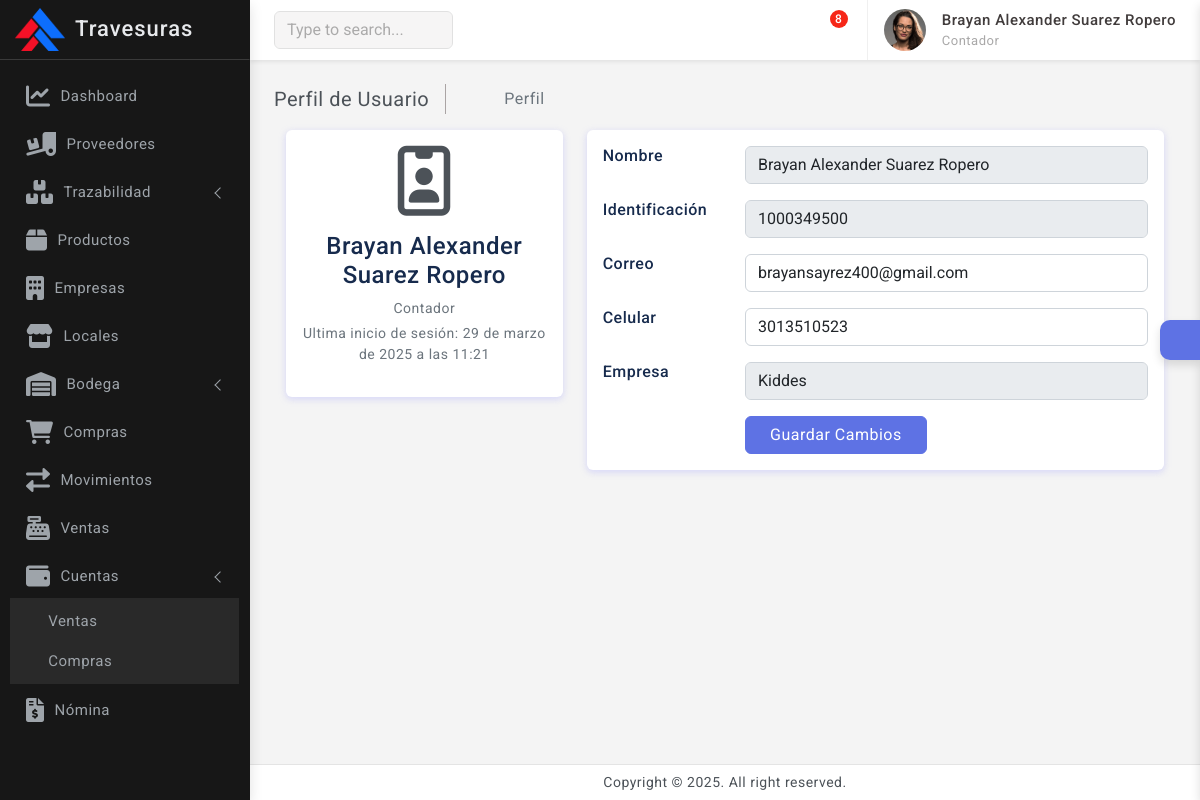
/profile/ (signed in), run on an earlier commit of the app's database.
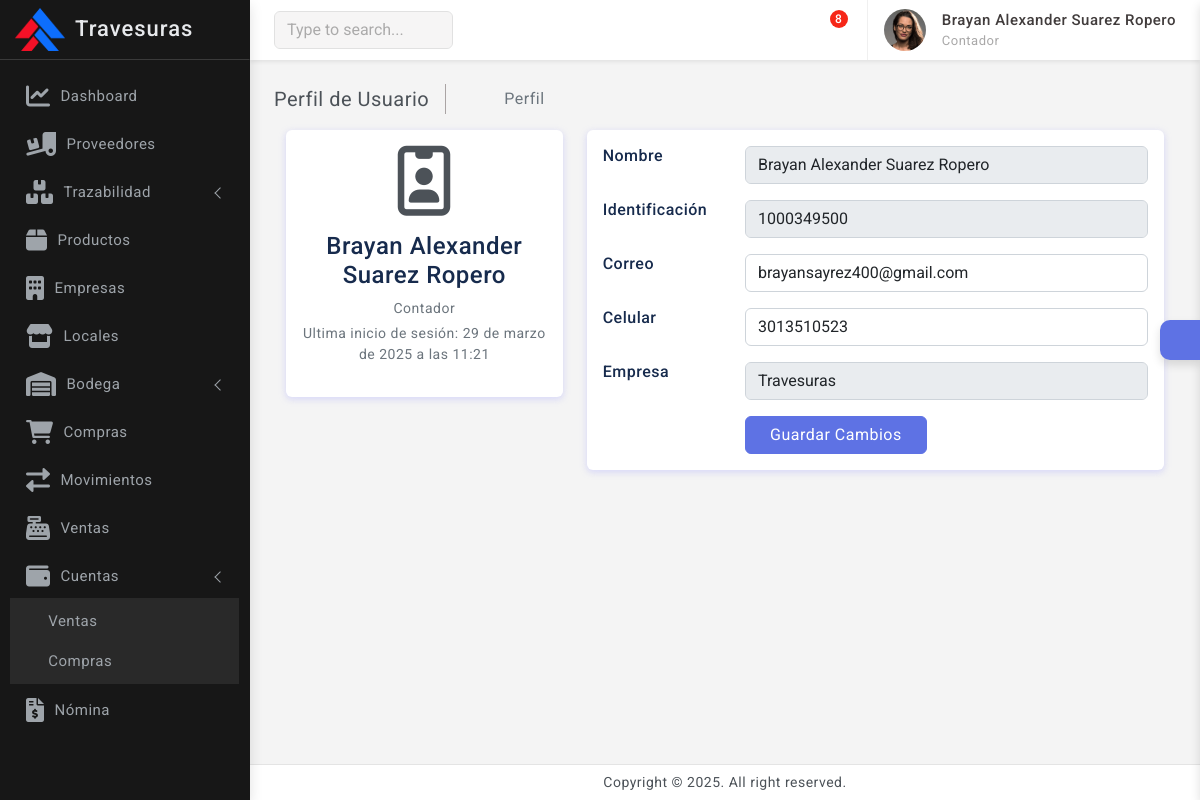
And on a later commit of the database.
### empresas/models.py (models this page shows)
class Empresa(models.Model):
    razon_social            = models.CharField(max_length=100)
    nit                     = models.CharField(max_length=20, unique=True)
    telefono                = models.CharField(max_length=20, unique=True)
    correo                  = models.EmailField(max_length=100, unique=True)
    logo                    = models.ImageField(upload_to='empresas', blank=False, null=False)
    def __str__(self):
        return self.razon_social

### usuarios/models.py (models this page shows, shortened)
class PerfilUsuario(models.Model):
    usuario                             = models.OneToOneField(Usuario, on_delete=models.CASCADE)
    nombre                              = models.CharField(max_length=50)
    apellido                            = models.CharField(max_length=50)
    documento                           = models.IntegerField(unique=True)
    telefono                            = models.IntegerField(unique=True)
    cargo                               = models.ForeignKey(Cargo, on_delete=models.CASCADE, related_name="Cargo")
    def full_name(self):
        return f'{self.nombre} {self.apellido}'

class Cargo(models.Model):
    nombre  = models.CharField(max_length=50, unique=True)
    area    = models.ForeignKey(Area, on_delete=models.CASCADE, related_name="Area_relacionada")
    def __str__(self):
        return self.nombre

class Usuario(AbstractBaseUser, PermissionsMixin):
    username                = models.CharField(max_length=50, unique=True)
    email                   = models.EmailField(max_length=100, unique=True)
    cargo                   = models.ForeignKey("Cargo", on_delete=models.SET_NULL, null=True, blank=True)
    date_joined             = models.DateTimeField(auto_now_add=True)
    last_login              = models.DateTimeField(auto_now_add=True)
    is_staff                = models.BooleanField(default=False)
    is_active               = models.BooleanField(default=False)
    is_superuser            = models.BooleanField(default=False)
    USERNAME_FIELD = 'username'
    REQUIRED_FIELDS = ['email']
    objects = MyAccountManager()

### nomina/models.py (models this page shows, shortened)
class Contrato(models.Model):
    perfil                = models.ForeignKey(PerfilUsuario, on_delete=models.CASCADE)
    empresa               = models.ForeignKey(Empresa, on_delete=models.CASCADE, related_name="Empresa_usuario")
    local                 = models.ForeignKey(Local, on_delete=models.SET_NULL, null=True, blank=True, related_name="Local_relacionado")
    eps                   = models.ForeignKey(EPS, on_delete=models.SET_NULL, null=True, blank=True)
    pension               = models.ForeignKey(Pension, on_delete=models.SET_NULL, null=True, blank=True)
    arl                   = models.ForeignKey(ARL, on_delete=models.SET_NULL, null=True, blank=True)
    caja_compensacion     = models.ForeignKey(CajaCompensacion, on_delete=models.SET_NULL, null=True, blank=True)
    fecha_inicio          = models.DateField()
    fecha_fin             = models.DateField(null=True, blank=True)
    ibc                   = models.FloatField(null=False, default=0)
    salario               = models.FloatField(null=False, default=1423500) # Salario Minimo

### templates/usuarios/profile.html (shortened to what this page needs)
{% extends 'base.html' %}
{% block content %}
{% if perfil %}
    <div class="page-wrapper">
        <div class="page-content">
            <div class="page-breadcrumb d-none d-sm-flex align-items-center mb-3">
                <div class="breadcrumb-title pe-3">Perfil de Usuario</div>
                <div class="ps-3">
                    <nav aria-label="breadcrumb">
                        <ol class="breadcrumb mb-0 p-0">
                            <li class="breadcrumb-item"><a href="{% url 'home' %}"><i class="bx bx-home-alt"></i></a>
                            </li>
                            <li class="breadcrumb-item active" aria-current="page">Perfil</li>
                        </ol>
                    </nav>
                </div>
            </div>
            <div class="container">
                <div class="main-body">
                    <div class="row">
                        <div class="col-lg-4">
                            <div class="card">
                                <div class="card-body">
                                    <div class="d-flex flex-column align-items-center text-center">
                                        <i class="fa-regular fa-id-badge fa-5x"></i>
                                        <div class="mt-3">
                                            <h4>{{perfil.full_name}}</h4>
                                            <p class="text-secondary mb-1">{{perfil.cargo}}</p>
                                            <p class="text-muted font-size-sm">Ultima inicio de sesión: {{user.last_login}}</p>
                                        </div>
                                    </div>
                                </div>
                            </div>
                        </div>
                        <div class="col-lg-8">
                            <form method="POST" action="{% url 'update_profile' %}">
                                <div class="card">
                                    <div class="card-body">
                                        <div class="row mb-3">
                                            <div class="col-sm-3">
                                                <h6 class="mb-0">Nombre</h6>
                                            </div>
                                            <div class="col-sm-9 text-secondary">
                                                <input disabled type="text" class="form-control" value="{{perfil.full_name}}" />
                                            </div>
                                        </div>
                                        <div class="row mb-3">
                                            <div class="col-sm-3">
                                                <h6 class="mb-0">Identificación</h6>
                                            </div>
                                            <div class="col-sm-9 text-secondary">
                                                <input disabled type="text" class="form-control" value="{{perfil.documento}}" />
                                            </div>
                                        </div>
                                        <div class="row mb-3">
                                            <div class="col-sm-3">
                                                <h6 class="mb-0">Correo</h6>
                                            </div>
                                            <div class="col-sm-9 text-secondary">
                                                <input type="email" class="form-control" name="email" value="{{user.email}}" />
                                            </div>
                                        </div>
                                        <div class="row mb-3">
                                            <div class="col-sm-3">
                                                <h6 class="mb-0">Celular</h6>
                                            </div>
                                            <div class="col-sm-9 text-secondary">
                                                <input type="number" class="form-control" name="telefono" value="{{perfil.telefono}}" />
                                            </div>
                                        </div>
                                        <div class="row mb-3">
                                            <div class="col-sm-3">
                                                <h6 class="mb-0">Empresa</h6>
                                            </div>
                                            <div class="col-sm-9 text-secondary">
                                                {% if contrato %}
                                                    <input disabled type="text" class="form-control" value="{{ contrato.empresa }}" />
                                                {% else %}
                                                    <input disabled type="text" class="form-control" value="No hay contrato asociado."/>
                                                {% endif %}
                                            </div>
                                        </div>
                                        <div class="row">
                                            <div class="col-sm-3"></div>
                                            <div class="col-sm-9 text-secondary">
                                                <input type="submit" class="btn btn-primary px-4" value="Guardar Cambios" />
                                            </div>
                                        </div>
                                    </div>
                                </div>
                            </form>
                        </div>
                    </div>
                </div>
            </div>
        </div>
    </div>
{% endif %}
{% endblock %}

### templates/includes/dashboard_sidebar.html (shortened to what this page needs)
{% load static %}
<div class="sidebar-wrapper" data-simplebar="true">
    <div class="sidebar-header">
        {% if empresa_activa %}
            <div>
                <img src="{{ empresa_activa.logo.url }}" class="logo-icon" alt="logo icon">
            </div>
            <div>
                <h4 class="logo-text">{{ empresa_activa.razon_social }}</h4>
            </div>
            <div class="toggle-icon ms-auto"><i class='bx bx-arrow-to-left'></i>
            </div>
        {% else %}
            <div>
                <h4 class="logo-text">Administrador</h4>
            </div>
            <div class="toggle-icon ms-auto"><i class='bx bx-arrow-to-left'></i>
            </div>
        {% endif %}
    </div>
    <ul class="metismenu" id="menu">
        <li>
            <a href="{% url 'home' %}">
                <div class="parent-icon"><i class='fas fa-chart-line'></i></div>
                <div class="menu-title">Dashboard</div>
            </a>
        </li>
        <li>
            <a href="{% url 'proveedores' %}">
                <div class="parent-icon"><i class="fas fa-truck-loading"></i>
                </div>
                <div class="menu-title">Proveedores</div>
            </a>
        </li>
        {% with request.path as path %}
        <li class="{% if '/trazabilidad/' in path %}mm-active{% endif %}">
            <a href="#" class="has-arrow" aria-expanded="{% if '/trazabilidad/' in path %}true{% else %}false{% endif %}">
                <div class="parent-icon"><i class='fas fa-boxes'></i></div>
                <div class="menu-title">Trazabilidad</div>
            </a>
        </li>
        {% endwith %}
        {% with request.path as path %}
        <li class="{% if '/productos/' in path %}mm-active{% endif %}">
            <a href="{% url 'productos' %}">
                <div class="parent-icon"><i class='fas fa-box'></i>
                </div>
                <div class="menu-title">Productos</div>
            </a>
        </li>
        {% endwith %}
        {% with request.path as path %}
        <li class="{% if '/empresas/' in path %}mm-active{% endif %}">
            <a href="{% url 'empresas' %}">
                <div class="parent-icon"><i class='fas fa-building'></i>
                </div>
                <div class="menu-title">Empresas</div>
            </a>
        </li>
        {% endwith %}
        {% with request.path as path %}
        <li class="{% if '/locales/' in path %}mm-active{% endif %}">
            <a href="{% url 'locales' %}">
                <div class="parent-icon"><i class='fas fa-store'></i>
                </div>
                <div class="menu-title">Locales</div>
            </a>
        </li>
        {% endwith %}
        {% with request.path as path %}
        <li class="{% if '/bodega/' in path %}mm-active{% endif %}">
            <a href="#" class="has-arrow" aria-expanded="{% if '/bodega/' in path %}true{% else %}false{% endif %}">
                <div class="parent-icon"><i class='fas fa-warehouse'></i>
                </div>
                <div class="menu-title">Bodega</div>
            </a>
        </li>
        {% endwith %}
        <li>
            <a href="#">
                <div class="parent-icon"><i class="fas fa-shopping-cart"></i>
                </div>
                <div class="menu-title">Compras</div>
            </a>
        </li>
        <li>
            <a href="#">
                <div class="parent-icon"> <i class="fas fa-exchange-alt"></i>
                </div>
                <div class="menu-title">Movimientos</div>
            </a>
        </li>
        <li>
            <a href="{% url 'lista_ventas' %}">
                <div class="parent-icon"><i class='fas fa-cash-register'></i>
                </div>
                <div class="menu-title">Ventas</div>
            </a>
        </li>
        <li>
            <a href="#" class="has-arrow">
                <div class="parent-icon"><i class="fas fa-wallet"></i>
                </div>
                <div class="menu-title">Cuentas</div>
            </a>
            <ul>
                <li> <a href="{% url 'ventas' %}"><i class="bx bx-right-arrow-alt"></i>Ventas</a> </li>
                <li> <a href="{% url 'compras' %}"><i class="bx bx-right-arrow-alt"></i>Compras</a> </li>
            </ul>
        </li>
        <li>
            <a href="{% url 'nomina' %}">
                <div class="parent-icon"><i class="fas fa-file-invoice-dollar"></i>
                </div>
                <div class="menu-title">Nómina</div>
            </a>
        </li>
    </ul>
</div>

### templates/includes/navbar.html (shortened to what this page needs)
{% load static %}
<header>
    <div class="topbar d-flex align-items-center">
        <nav class="navbar navbar-expand">
            <div class="search-bar flex-grow-1">
                <div class="position-relative search-bar-box">
                    <input type="text" class="form-control search-control" placeholder="Type to search..."> <span class="position-absolute top-50 search-show translate-middle-y"><i class='bx bx-search'></i></span>
                </div>
            </div>
            <div class="top-menu ms-auto">
                <ul class="navbar-nav align-items-center">
                    <li class="nav-item dropdown dropdown-large">
                        <a class="nav-link dropdown-toggle dropdown-toggle-nocaret" href="#" role="button" data-bs-toggle="dropdown" aria-expanded="false">	<i class='bx bx-category'></i>
                        </a>
                    </li>
                    <li class="nav-item dropdown dropdown-large">
                        <a class="nav-link dropdown-toggle dropdown-toggle-nocaret position-relative" href="#" role="button" data-bs-toggle="dropdown" aria-expanded="false">
                            <i class='bx bx-bell'></i>
                        </a>
                    </li>
                    <li class="nav-item dropdown dropdown-large">
                        <a class="nav-link dropdown-toggle dropdown-toggle-nocaret position-relative" href="#" role="button" data-bs-toggle="dropdown" aria-expanded="false"> <span class="alert-count">8</span>
                            <i class='bx bx-comment'></i>
                        </a>
                    </li>
                </ul>
            </div>
            <div class="user-box dropdown">
                <a class="d-flex align-items-center nav-link dropdown-toggle dropdown-toggle-nocaret" href="#" role="button" data-bs-toggle="dropdown" aria-expanded="false">
                    <img src="{% static 'images/avatars/avatar-2.png' %}" class="user-img" alt="user avatar">
                    <div class="user-info ps-3">
                        <p class="user-name mb-0"> {{perfil.full_name}} </p>
                        <p class="designattion mb-0">{{perfil.cargo}}</p>
                    </div>
                </a>
            </div>
        </nav>
    </div>
</header>

What changed in the data, as far as the page shows it:
removed Contrato: empresa "Kiddes"
added Contrato: empresa "Travesuras"
